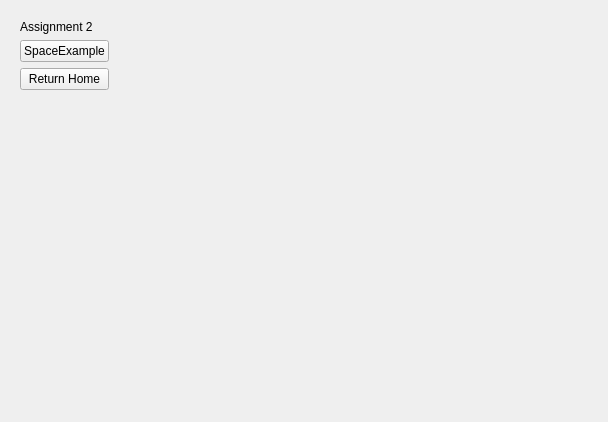
<?xml version="1.0" encoding="UTF-8"?>
<ui version="4.0">
 <class>Form</class>
 <widget class="QWidget" name="Form">
  <property name="geometry">
   <rect>
    <x>0</x>
    <y>0</y>
    <width>608</width>
    <height>422</height>
   </rect>
  </property>
  <property name="windowTitle">
   <string>Form</string>
  </property>
  <layout class="QHBoxLayout" name="horizontalLayout">
   <item>
    <widget class="QWidget" name="controlsBox" native="true">
     <layout class="QVBoxLayout" name="verticalLayout">
      <item>
       <widget class="QLabel" name="label">
        <property name="text">
         <string>Assignment 2</string>
        </property>
       </widget>
      </item>
      <item>
       <widget class="QPushButton" name="SpaceExample">
        <property name="text">
         <string>SpaceExample</string>
        </property>
       </widget>
      </item>
      <item>
       <widget class="QPushButton" name="homeBtn">
        <property name="text">
         <string>Return Home</string>
        </property>
       </widget>
      </item>
      <item>
       <spacer name="verticalSpacer">
        <property name="orientation">
         <enum>Qt::Vertical</enum>
        </property>
        <property name="sizeHint" stdset="0">
         <size>
          <width>20</width>
          <height>40</height>
         </size>
        </property>
       </spacer>
      </item>
     </layout>
    </widget>
   </item>
   <item>
    <spacer name="horizontalSpacer">
     <property name="orientation">
      <enum>Qt::Horizontal</enum>
     </property>
     <property name="sizeHint" stdset="0">
      <size>
       <width>439</width>
       <height>20</height>
      </size>
     </property>
    </spacer>
   </item>
  </layout>
 </widget>
 <resources/>
 <connections/>
</ui>
